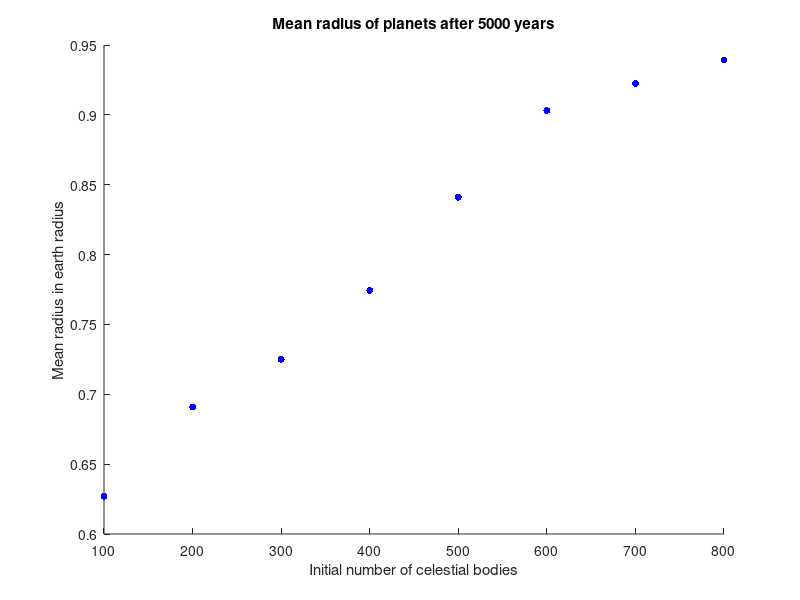

Write the MATLAB code that produced this figure.
clear all;
load('EINDM100.mat');
EINDM100 = sum(EINDM,2);
clear EINDM;
load('EINDM200.mat');
EINDM200 = sum(EINDM,2);
clear EINDM;
load('EINDM300.mat');
EINDM300 = sum(EINDM,2);
clear EINDM;
load('EINDM400.mat');
EINDM400 = sum(EINDM,2);
clear EINDM;
load('EINDM500.mat');
EINDM500 = sum(EINDM,2);
clear EINDM;
load('EINDM600.mat');
EINDM600 = sum(EINDM,2);
clear EINDM;
load('EINDM700.mat');
EINDM700 = sum(EINDM,2);
clear EINDM;
load('EINDM800.mat');
EINDM800 = sum(EINDM,2);
clear EINDM;

load('EINDR100.mat');
EINDR100 = EINDR;
clear EINDR;
load('EINDR200.mat');
EINDR200 = EINDR;
clear EINDR;
load('EINDR300.mat');
EINDR300 = EINDR;
clear EINDR;
load('EINDR400.mat');
EINDR400 = EINDR;
clear EINDR;
load('EINDR500.mat');
EINDR500 = EINDR;
clear EINDR;
load('EINDR600.mat');
EINDR600 = EINDR;
clear EINDR;
load('EINDR700.mat');
EINDR700 = EINDR;
clear EINDR;
load('EINDR800.mat');
EINDR800 = EINDR;
clear EINDR;

RP100 = zeros(5,1);
RP200 = zeros(5,1);
RP300 = zeros(5,1);
RP400 = zeros(5,1);
RP500 = zeros(5,1);
RP600 = zeros(5,1);
RP700 = zeros(5,1);
RP800 = zeros(5,1);

for i = 1:5
    RP100(i) = mean(EINDR100(EINDM100(:,i) > 0.06,i));
    RP200(i) = mean(EINDR200(EINDM200(:,i) > 0.06,i));
    RP300(i) = mean(EINDR300(EINDM300(:,i) > 0.06,i));
    RP400(i) = mean(EINDR400(EINDM400(:,i) > 0.06,i));
    RP500(i) = mean(EINDR500(EINDM500(:,i) > 0.06,i));
    RP600(i) = mean(EINDR600(EINDM600(:,i) > 0.06,i));
    RP700(i) = mean(EINDR700(EINDM700(:,i) > 0.06,i));
    RP800(i) = mean(EINDR800(EINDM800(:,i) > 0.06,i));
end
MRP(1) = mean(RP100);
MRP(2) = mean(RP200);
MRP(3) = mean(RP300);
MRP(4) = mean(RP400);
MRP(5) = mean(RP500);
MRP(6) = mean(RP600);
MRP(7) = mean(RP700);
MRP(8) = mean(RP800);

figure;
scatter(100:100:800,MRP*1.5*10^8/(6.371*10^3),25,[0,0,1],'o','filled');
title('Mean radius of planets after 5000 years');
xlabel('Initial number of celestial bodies');
ylabel('Mean radius in earth radius');
